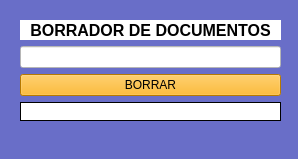
<?xml version="1.0" encoding="UTF-8"?>
<ui version="4.0">
 <class>Ventana_Caracteres</class>
 <widget class="QMainWindow" name="Ventana_Caracteres">
  <property name="geometry">
   <rect>
    <x>0</x>
    <y>0</y>
    <width>298</width>
    <height>159</height>
   </rect>
  </property>
  <property name="windowTitle">
   <string>Borrar Caracteres</string>
  </property>
  <property name="styleSheet">
   <string notr="true">background-color: rgb(105, 110, 200);</string>
  </property>
  <widget class="QWidget" name="centralwidget">
   <widget class="QWidget" name="">
    <property name="geometry">
     <rect>
      <x>20</x>
      <y>20</y>
      <width>261</width>
      <height>101</height>
     </rect>
    </property>
    <layout class="QVBoxLayout" name="verticalLayout_2">
     <item>
      <widget class="QLabel" name="label">
       <property name="font">
        <font>
         <pointsize>12</pointsize>
         <weight>75</weight>
         <bold>true</bold>
        </font>
       </property>
       <property name="styleSheet">
        <string notr="true">background-color: rgb(255, 255, 255);</string>
       </property>
       <property name="text">
        <string>BORRADOR DE DOCUMENTOS</string>
       </property>
       <property name="alignment">
        <set>Qt::AlignCenter</set>
       </property>
      </widget>
     </item>
     <item>
      <layout class="QVBoxLayout" name="verticalLayout">
       <item>
        <widget class="QLineEdit" name="ruta">
         <property name="styleSheet">
          <string notr="true">background-color: rgb(255, 255, 255);</string>
         </property>
        </widget>
       </item>
       <item>
        <widget class="QPushButton" name="hacer">
         <property name="styleSheet">
          <string notr="true">QPushButton:hover{
	background-color: rgb(255, 255, 0);
}
QPushButton{
	background-color: rgb(255, 170, 0);

}</string>
         </property>
         <property name="text">
          <string>BORRAR</string>
         </property>
        </widget>
       </item>
       <item>
        <widget class="QLabel" name="resultado">
         <property name="font">
          <font>
           <pointsize>11</pointsize>
           <weight>75</weight>
           <bold>true</bold>
          </font>
         </property>
         <property name="styleSheet">
          <string notr="true">background-color: rgb(255, 255, 255);</string>
         </property>
         <property name="frameShape">
          <enum>QFrame::Box</enum>
         </property>
         <property name="text">
          <string/>
         </property>
        </widget>
       </item>
      </layout>
     </item>
    </layout>
   </widget>
  </widget>
  <widget class="QMenuBar" name="menubar">
   <property name="geometry">
    <rect>
     <x>0</x>
     <y>0</y>
     <width>298</width>
     <height>21</height>
    </rect>
   </property>
  </widget>
  <widget class="QStatusBar" name="statusbar"/>
 </widget>
 <resources/>
 <connections/>
</ui>
